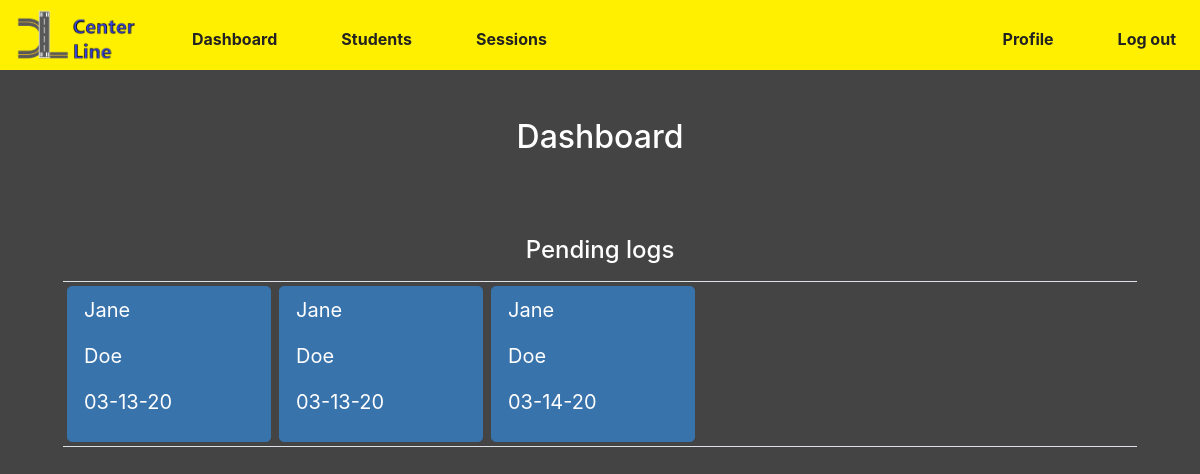
The page /dashboard (signed in) on the database as committed earlier.
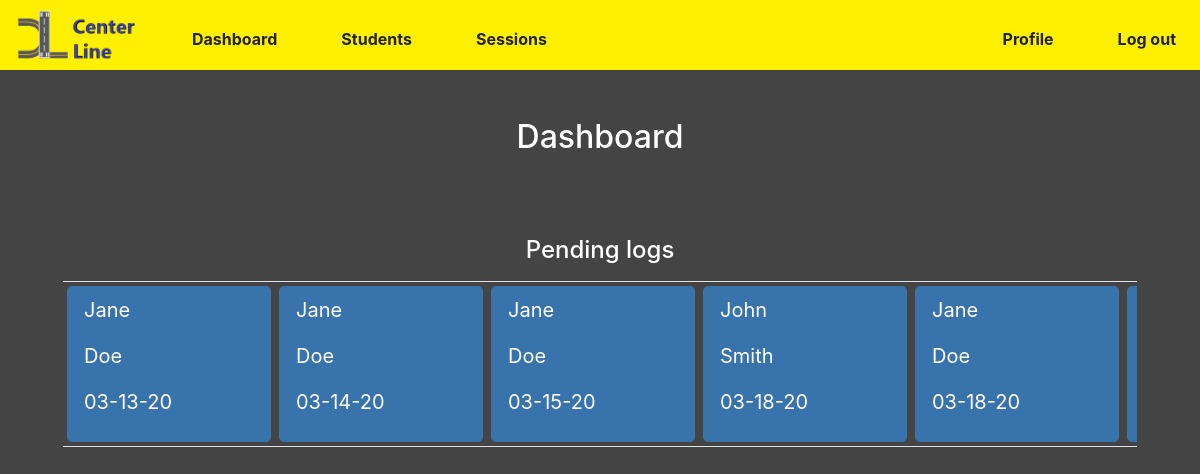
The same page on the database as committed later.
### tables this page shows
CREATE TABLE flightLogs (
'id' INTEGER PRIMARY KEY AUTOINCREMENT NOT NULL,
'user_id' INTEGER NOT NULL,
'confirmation' INTEGER DEFAULT 0,
'notes' TEXT,
'log_type' TEXT,
'date' TEXT NOT NULL,
'route' TEXT,
'aircraft' TEXT,
'aircraft_ident' TEXT,
'sel' REAL,
'mel' REAL,
'tailwheel' REAL,
'high_performance' REAL,
'total_hours' REAL,
'dual' REAL,
'pic' REAL,
'night_dual' REAL,
'takeoff_day' INTEGER,
'land_day' INTEGER,
'takeoff_night' INTEGER,
'land_night' INTEGER,
'takeoff_tower' INTEGER,
'land_tower' INTEGER,
'maneuver' REAL,
'cc_dual' REAL,
'cc_night' INTEGER,
'cc_solo' REAL,
'cc_150' INTEGER,
'instrument_actual' REAL,
'instrument_sim' REAL,
'instrument_approach' INTEGER, 'check_ride_prep' REAL,
FOREIGN KEY(user_id) REFERENCES users(id)
);

CREATE TABLE users (
'id' INTEGER PRIMARY KEY AUTOINCREMENT NOT NULL,
'email' TEXT NOT NULL,
'hash' TEXT NOT NULL,
'firstname' TEXT NOT NULL,
'lastname' TEXT NOT NULL,
'role' TEXT NOT NULL,
'profile_image' TEXT,
'assigned_instructor' INTEGER
, 'progress' INTEGER DEFAULT 0);

### application.py (the view, shortened to what this page needs)
@app.route("/dashboard")
@login_required
def dashboard():
    if viewMode == "instructor":
        tbdLogs = db.execute("SELECT firstname, lastname, flightLogs.id, date FROM users JOIN flightLogs ON users.id = flightLogs.user_id WHERE assigned_instructor = :user AND confirmation != 1",
                                user=session["user_id"])
        return render_template("dashboard_instructor.html", tbdLogs=tbdLogs)

### application.py (called while the page is built)
@app.after_request
def after_request(response):
    response.headers["Cache-Control"] = "no-cache, no-store, must-revalidate"
    response.headers["Expires"] = 0
    response.headers["Pragma"] = "no-cache"
    return response

### helpers.py (called while the page is built)
def format_date(date):
    fDate = date[5:7] + "-" + date[8:10] + "-" + date[2:4]
    return fDate

def login_required(f):
    @wraps(f)
    def decorated_function(*args, **kwargs):
        if session.get("user_id") is None:
            return redirect("/login")
        return f(*args, **kwargs)
    return decorated_function

### templates/dashboard_instructor.html (shortened to what this page needs)
{% extends "layout_instructor.html" %}
{% block main %}
    <h2>Dashboard</h2>
    <br>
    <h4 class="mt-5 mb-3">Pending logs</h4>
    <div class="row border-top border-bottom" style="overflow-x: auto; white-space: nowrap; flex-wrap: nowrap;">
        {% if not tbdLogs %}
            <h3 class="col pt-4 pb-4" style="font-weight: normal;">No pending logs</h3>
        {% else %}
            {% for log in tbdLogs %}
                <a class="btn btn-primary btn-lg m-1 text-left pendingLogs" href="/flight_log/{{ log['id'] }}" style="display: inline-block; float: none;">
                    <p>{{ log['firstname'] }}</p>
                    <p>{{ log['lastname'] }}</p>
                    <p>{{ log['date'] | format_date}}</p>
                </a>
            {% endfor %}
        {% endif %}
    </div>
{% endblock %}

### templates/layout_instructor.html (shortened to what this page needs)
<!DOCTYPE html>
<html lang="en">
    <head>
        <link rel="stylesheet" href="/static/main.css">
    </head>
    <body>
        <nav class="navbar navbar-expand-md navbar-light bg-secondary pt-1 pb-1">
            <a href="/dashboard"><img class="p-0 m-0" src="/static/centerline-logo-name2.png" alt="logo" width="120px"></a>
            <div class="collapse navbar-collapse" id="navbar">
                {% if session.user_id %}
                    <ul class="navbar-nav mr-auto mt-2">
                        <li class="nav-item"><a class="nav-link" href="/dashboard">Dashboard</a></li>
                        <li class="nav-item"><a class="nav-link" href="/my_students">Students</a></li>
                        <li class="nav-item"><a class="nav-link" href="/sessions">Sessions</a></li>
                    </ul>
                    <ul class="navbar-nav ml-auto mt-2">
                        <li class="nav-item"><a class="nav-link" href="/user/{{ session['user_id'] }}">Profile</a></li>
                        <li class="nav-item"><a class="nav-link" href="/logout">Log out</a></li>
                    </ul>
                {% else %}
                    <ul class="navbar-nav ml-auto mt-2">
                        <li class="nav-item"><a class="nav-link" href="/register">Register</a></li>
                        <li class="nav-item"><a class="nav-link" href="/login">Log in</a></li>
                    </ul>
                {% endif %}
            </div>
        </nav>
        <main class="container p-5">
            {% block main %}{% endblock %}
        </main>
    </body>
</html>

Rows that differ between the two databases and show on the page:
no longer on this page (row edited): flightLogs: firstname "Jane", lastname "Doe", date "03-13-20"
added flightLogs: firstname "Jane", lastname "Doe", date "03-15-20"
added flightLogs: firstname "John", lastname "Smith", date "03-18-20"
added flightLogs: firstname "Jane", lastname "Doe", date "03-18-20"
